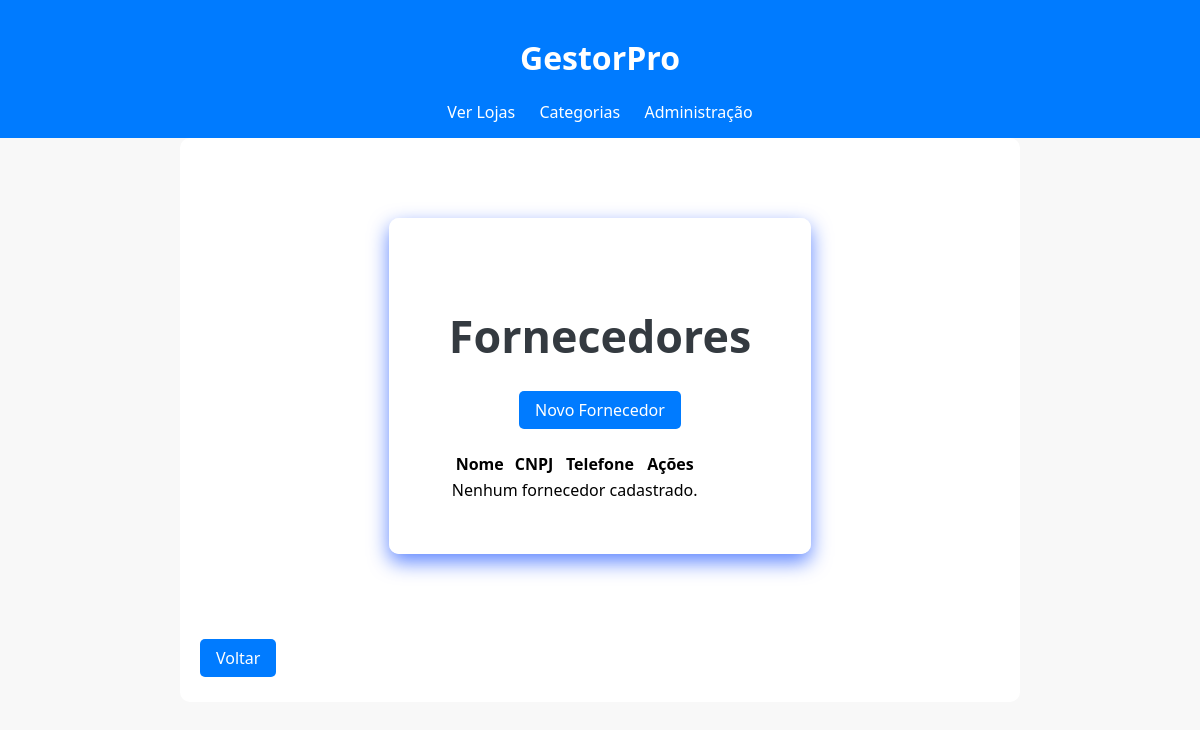
Before: /fornecedores/ (signed in) with the older database file.
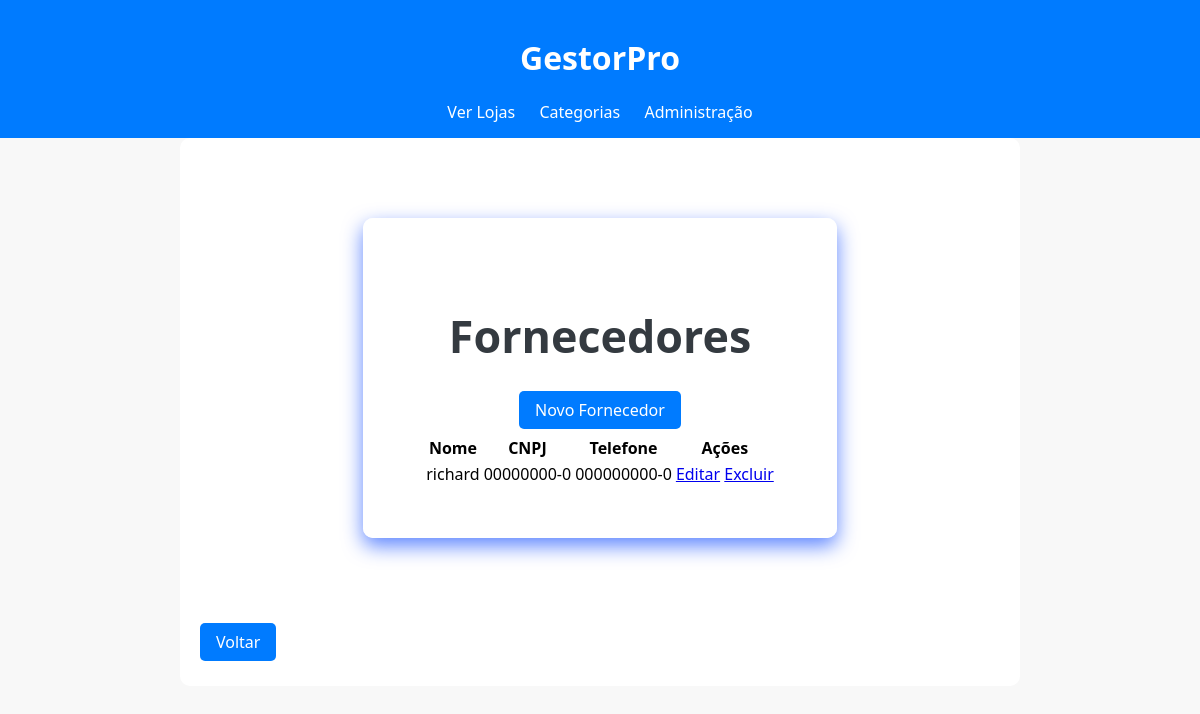
After: the same page with the newer database file.
### loja_app/models.py (models this page shows, shortened)
class Fornecedor(models.Model):
    nome = models.CharField(max_length=200, verbose_name="Nome do Fornecedor")
    cnpj = models.CharField(max_length=20, verbose_name="CNPJ", unique=True, blank=True, null=True)
    telefone = models.CharField(max_length=15, verbose_name="Telefone", blank=True, null=True)
    email = models.EmailField(verbose_name="E-mail", blank=True, null=True)

### loja_app/views.py (the view)
# urls.py: path('fornecedores/', views.lista_fornecedores, name='lista_fornecedores'),
@staff_member_required
def lista_fornecedores(request):
    fornecedores = Fornecedor.objects.all()
    return render(request, 'loja_app/fornecedor_list.html', {'fornecedores': fornecedores})

### loja_app/templates/loja_app/fornecedor_list.html (shortened to what this page needs)
{% extends 'loja_app/base.html' %}
{% load static %}
{% block body_class %}dashboard-page{% endblock %}
{% block extra_css %}
<link rel="stylesheet" href="{% static 'loja_app/css/home.css' %}">
{% endblock %}
{% block content %}
    <div class="dashboard-simple-container">
        <div class="dashboard-simple-content">
            <h2>Fornecedores</h2>
            <a href="{% url 'cadastrar_fornecedor' %}" class="botao">Novo Fornecedor</a>
            <table>
                <thead>
                    <tr>
                        <th>Nome</th>
                        <th>CNPJ</th>
                        <th>Telefone</th>
                        <th>Ações</th>
                    </tr>
                </thead>
                <tbody>
                    {% for fornecedor in fornecedores %}
                    <tr>
                        <td>{{ fornecedor.nome }}</td>
                        <td>{{ fornecedor.cnpj|default:"-" }}</td>
                        <td>{{ fornecedor.telefone|default:"-" }}</td>
                        <td>
                            <a href="{% url 'editar_fornecedor' fornecedor.id %}">Editar</a>
                            <a href="{% url 'excluir_fornecedor' fornecedor.id %}">Excluir</a>
                        </td>
                    </tr>
                    {% empty %}
                    <p><td colspan="4">Nenhum fornecedor cadastrado.</td></p>
                    {% endfor %}
                </tbody>
            </table>
        </div>
    </div>
    <div class="back-button-container" style="margin-top: 20px;">
                <a href="{% url 'dashboard' %}" class="botao">Voltar</a>
            </div>
{% endblock %}

### loja_app/templates/loja_app/base.html (shortened to what this page needs)
{% load static %}
<!DOCTYPE html>
<html lang="pt-br">
<head>
    <link rel="stylesheet" href="{% static 'loja_app/css/base.css' %}">
    {% block extra_css %}{% endblock %}
</head>
<body class="{% block body_class %}{% endblock %}">
    <header>
        <h1>GestorPro</h1>
        <nav>
            {% if request.resolver_match.url_name != 'lista_lojas' %}
                <a href="{% url 'lista_lojas' %}">Ver Lojas</a>
            {% endif %}
            {% if user.is_authenticated %}
                {% if user.is_staff %}
                   {% if request.resolver_match.url_name != 'lista_categorias' %}
                        <a href="{% url 'lista_categorias' %}">Categorias</a>
                    {% endif %}
                    <a href="/admin/">Administração</a>
                {% endif %}
            {% endif %}
        </nav>
    </header>
    <main>
        {% block content %}
        {% endblock %}
    </main>
    <footer>
    </footer>
</body>
</html>

### loja_app/static/loja_app/css/base.css (style rules this page uses)
body { font-family: Arial, sans-serif; margin: 0; background-color: #f8f8f8; }
header { background-color: #007bff; color: white; padding: 15px; text-align: center; }
header nav a { color: white; margin: 0 10px; text-decoration: none; }
main { padding: 20px; max-width: 800px; margin: auto; background: white; border-radius: 10px; }
footer { text-align: center; padding: 10px; margin-top: 20px; font-size: 15px; color: #000000; }
.botao { align-items: center; display: inline-block; background-color: #007bff; color: white; padding: 8px 16px; text-decoration: none; border-radius: 5px; margin: 5px 0; }

### loja_app/static/loja_app/css/home.css (style rules this page uses)
body.dashboard-page { background-image: url('https://static.vecteezy.com/ti/vetor-gratis/p1/20970628-conexao-de-rede-global-ponto-de-mapa-mundial-e-conceito-de-composicao-de-linha-de-negocios-globais-ilustracaoial-vetor.jpg'); background-repeat: no-repeat; background-position: center; background-size: cover; background-attachment: fixed; margin: 0; font-family: 'Segoe UI', Tahoma, Geneva, Verdana, sans-serif; }
.dashboard-simple-container { display: flex; justify-content: center; align-items: center; padding: 60px 20px; }
.dashboard-simple-content { background-color: rgba(255, 255, 255, 0.95); padding: 50px 60px; border-radius: 10px; max-width: 800px; box-shadow: 0 8px 20px rgba(0, 64, 255, 0.63); text-align: center; }
.dashboard-simple-content h2 { color: #343a40; font-size: 2.8em; margin-bottom: 20px; }

Changed rows visible on the page:
added Fornecedor: nome "richard", cnpj "00000000-0", telefone "000000000-0"
Other visible differences:
text no longer shown: "Nenhum fornecedor cadastrado."
